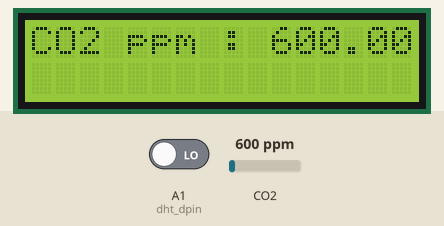
Simulated run of this sketch. Board: Arduino Uno, built with avr-gcc and run on an emulated ATmega328P. Shown: 16×2 character LCD. The inputs (shaded band) are chosen by the test bench; at power-on: CO2 600 ppm, A1 (dht_dpin) LOW. What the sketch prints to the serial monitor is not drawn.

Above: at 3.3 s.
3.4 s: CO2 set to 452 ppm
At 8.4 s:
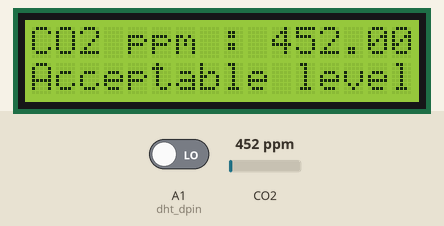
9.2 s: CO2 set to 574 ppm
At 13.1 s:
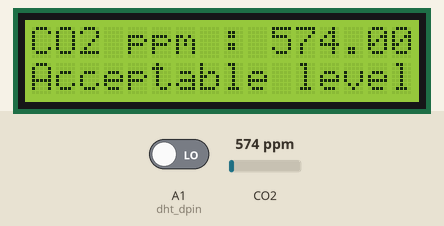
14.2 s: CO2 set to 619 ppm
At 18.3 s:
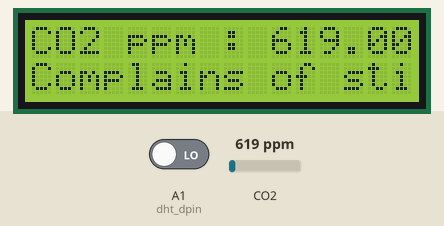
19.2 s: CO2 set to 1050 ppm
At 23.1 s:
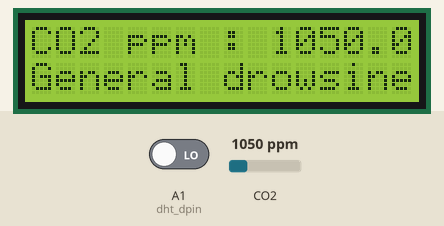
24.2 s: CO2 set to 2948 ppm
At 28.8 s:
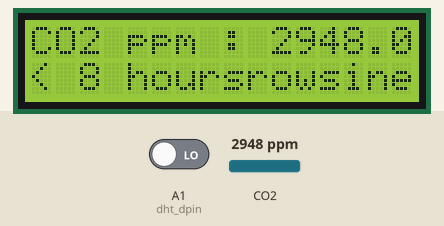
29.2 s: CO2 set to 424 ppm
At 33.7 s:
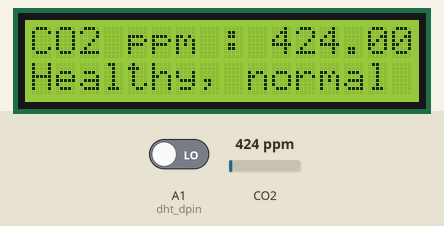
Timing chart, 0 to 35.2 s (numbered marks = the images above; inputs shaded):
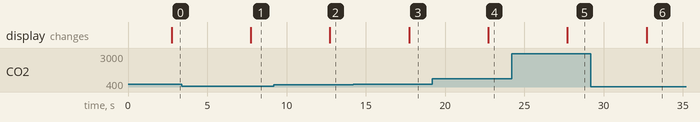

Measured:
- the behaviour switches between 600 and 601 ppm on CO2 (found by bisection; images 2 and 3)
- after the input at 3.4 s, the display: changes after 4.3 s (image 1)
- after the input at 9.2 s, the display: changes after 3.5 s (image 2)
- after the input at 14.2 s, the display: changes after 3.5 s (image 3)
- after the input at 19.2 s, the display: changes after 3.5 s (image 4)
- after the input at 24.2 s, the display: changes after 3.5 s (image 5)
- after the input at 29.2 s, the display: changes after 3.5 s (image 6)

The sketch:

gas_sensor_lcd.ino
```cpp
#include <LiquidCrystal_I2C.h>
#include <MQ135.h>
#include "config.h"

//#include "DHT.h"
//#define DHTTYPE DHT11
//#define DHTPIN 7
//DHT dht(DHTPIN, DHTTYPE);

//#include <dht11.h>
//#define DHT11PIN 4
//dht11 DHT11;


#include <dht.h>
int dht_dpin = A1; //no ; here. Set equal to channel sensor is on
dht DHT;

// Gas sensor
const int ANALOGPIN = 0;
MQ135 gasSensor = MQ135(ANALOGPIN);

// LCD
LiquidCrystal_I2C lcd(0x27, 16, 2); // set the LCD address to 0x27 for a 16 chars and 2 line display

// adafruit
AdafruitIO_Feed *gasFeed = io.feed("BedRoom.gasSensor.ppm");

void setup() {
  lcd.init();
  lcd.begin(16, 2); //Defining 16 columns and 2 rows of lcd display
  lcd.backlight();
  Serial.begin(115200);

//  dht.begin();

   // wait for serial monitor to open
  while(! Serial);

  Serial.print("Connecting to Adafruit IO");

  // connect to io.adafruit.com
  io.connect();

  // wait for a connection
  while(io.status() < AIO_CONNECTED) {
    Serial.print(".");
    delay(500);
  }

  // we are connected
  Serial.println();
  Serial.println(io.statusText());

}


void loop() {

  // io.run(); is required for all sketches.
  // it should always be present at the top of your loop
  // function. it keeps the client connected to
  // io.adafruit.com, and processes any incoming data.
  io.run();

  printAirQuality();
  printDHT11readings();
}

void printAirQuality() {
  float ppm = gasSensor.getPPM();
  char message[] = "TEST" ;
  Serial.println(ppm);
//  lcd.setCursor(0, 1);
//  lcd.print(message);
  delay(1000);

  if (350 > ppm) {
    char message[] = "Fresh, nigga";
    lcd.setCursor(0, 1);
    lcd.print(message);
  }
  if ((350 < ppm) && (450 > ppm))
  {
    char message[] = "Healthy, normal outside";
    lcd.setCursor(0, 1);
    lcd.print(message);
  } else if ((450 < ppm) && (600 > ppm))
  {
    char message[] = "Acceptable level";
    lcd.setCursor(0, 1);
    lcd.print(message);
  } else if ((600 < ppm) && (1000 > ppm))
  {
    char message[] = "Complains of stiffness and odors";
    lcd.setCursor(0, 1);
    lcd.print(message);
  } else if ((1000 < ppm) && (2500 > ppm))
  {
    char message[] = "General drowsiness";
    lcd.setCursor(0, 1);
    lcd.print(message);
  } else if ((2500 < ppm) && (5000 > ppm))
  {

    char message[] = "< 8 hours";
    lcd.setCursor(0, 1);
    lcd.print(message);
  } else if (5000 < ppm)
  {
    char message[] = "Extreme";
    lcd.setCursor(0, 1);
    lcd.print(message);
  }

  lcd.setCursor(0, 0);
  lcd.print("CO2 ppm : ");
  lcd.print(ppm);

  // IO
  gasFeed->save(ppm);

  // Adafruit IO is rate limited for publishing, so a delay is required in
  // between feed->save events. In this example, we will wait three seconds
  // (1000 milliseconds == 1 second) during each loop.
  delay(3000);

}

void printDHT11readings()
{
//float h = dht.readHumidity();
//  float t = dht.readTemperature();
//  float f = dht.readTemperature(true);
//
//  if (isnan(h) || isnan(t) || isnan(f)) {
//    Serial.println(F("Failed to read from DHT sensor!"));
//    return;
//  }
//
//  float hif = dht.computeHeatIndex(f, h);
//  float hic = dht.computeHeatIndex(t, h, false);
//
//  Serial.print(F("Humidity: "));
//  Serial.print(h);
//  Serial.print(F("%  Temperature: "));
//  Serial.print(t);
//  Serial.print(F("°C "));
//  Serial.print(f);
//  Serial.print(F("°F  Heat index: "));
//  Serial.print(hic);
//  Serial.print(F("°C "));
//  Serial.print(hif);
//  Serial.println(F("°F"));


//  Serial.println();
//
//  int chk = DHT11.read(DHT11PIN);
//
//  Serial.print("Humidity (%): ");
//  Serial.println((float)DHT11.humidity, 2);
//
//  Serial.print("Temperature (C): ");
//  Serial.println((float)DHT11.temperature, 2);
//

  DHT.read11(dht_dpin);

    Serial.print("Current humidity = ");
    Serial.print(DHT.humidity);
    Serial.print("%  ");
    Serial.print("temperature = ");
    Serial.print(DHT.temperature);
    Serial.println("C  ");
  delay(800);//Don't try to access too frequently... in theory
  //should be once per two seconds, fastest,
  //but seems to work after 0.8 second.


}
```

config.h
```cpp
/************************ Adafruit IO Config *******************************/

// visit io.adafruit.com if you need to create an account,
// or if you need your Adafruit IO key.
#define IO_USERNAME "sw1ch"
#define IO_KEY "aio_fXTa76duljL1eyxVxHziPqdZS5dX"

/******************************* WIFI **************************************/

// the AdafruitIO_WiFi client will work with the following boards:
//   - HUZZAH ESP8266 Breakout -> https://www.adafruit.com/products/2471
//   - Feather HUZZAH ESP8266 -> https://www.adafruit.com/products/2821
//   - Feather HUZZAH ESP32 -> https://www.adafruit.com/product/3405
//   - Feather M0 WiFi -> https://www.adafruit.com/products/3010
//   - Feather WICED -> https://www.adafruit.com/products/3056
//   - Adafruit PyPortal -> https://www.adafruit.com/product/4116
//   - Adafruit Metro M4 Express AirLift Lite ->
//   https://www.adafruit.com/product/4000
//   - Adafruit AirLift Breakout -> https://www.adafruit.com/product/4201
//   - Adafruit AirLift Shield -> https://www.adafruit.com/product/4285
//   - Adafruit AirLift FeatherWing -> https://www.adafruit.com/product/4264

#define WIFI_SSID "ALHN-1200"
#define WIFI_PASS "8812742343"

// uncomment the following line if you are using airlift
// #define USE_AIRLIFT

// uncomment the following line if you are using winc1500
// #define USE_WINC1500

// comment out the following lines if you are using fona or ethernet
#include "AdafruitIO_WiFi.h"

#if defined(USE_AIRLIFT) || defined(ADAFRUIT_METRO_M4_AIRLIFT_LITE) ||         \
    defined(ADAFRUIT_PYPORTAL)
// Configure the pins used for the ESP32 connection
#if !defined(SPIWIFI_SS) // if the wifi definition isnt in the board variant
// Don't change the names of these #define's! they match the variant ones
#define SPIWIFI SPI
#define SPIWIFI_SS 10 // Chip select pin
#define NINA_ACK 9    // a.k.a BUSY or READY pin
#define NINA_RESETN 6 // Reset pin
#define NINA_GPIO0 -1 // Not connected
#endif
AdafruitIO_WiFi io(IO_USERNAME, IO_KEY, WIFI_SSID, WIFI_PASS, SPIWIFI_SS,
                   NINA_ACK, NINA_RESETN, NINA_GPIO0, &SPIWIFI);
#else
AdafruitIO_WiFi io(IO_USERNAME, IO_KEY, WIFI_SSID, WIFI_PASS);
#endif
/******************************* FONA **************************************/

// the AdafruitIO_FONA client will work with the following boards:
//   - Feather 32u4 FONA -> https://www.adafruit.com/product/3027

// uncomment the following two lines for 32u4 FONA,
// and comment out the AdafruitIO_WiFi client in the WIFI section
// #include "AdafruitIO_FONA.h"
// AdafruitIO_FONA io(IO_USERNAME, IO_KEY);

/**************************** ETHERNET ************************************/

// the AdafruitIO_Ethernet client will work with the following boards:
//   - Ethernet FeatherWing -> https://www.adafruit.com/products/3201

// uncomment the following two lines for ethernet,
// and comment out the AdafruitIO_WiFi client in the WIFI section
// #include "AdafruitIO_Ethernet.h"
// AdafruitIO_Ethernet io(IO_USERNAME, IO_KEY);
```
